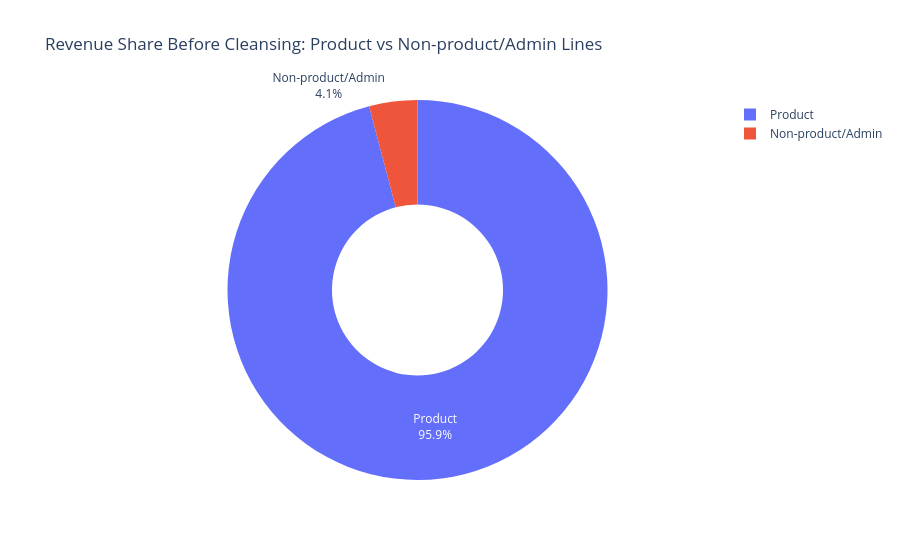
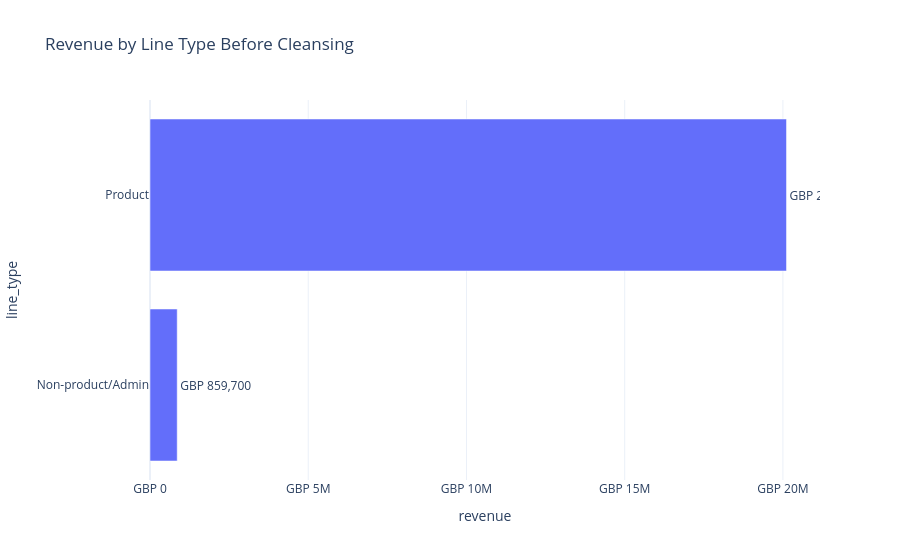

These figures' notebook cell, in order:
### Code cell
fig = px.pie(
    line_type_summary,
    names="line_type",
    values="revenue",
    title="Revenue Share Before Cleansing: Product vs Non-product/Admin Lines",
    hole=0.45,
    template=PLOTLY_TPL,
)
fig.update_traces(textinfo="label+percent", hovertemplate="%{label}<br>Revenue: GBP %{value:,.0f}<extra></extra>")
fig.show()

fig = px.bar(
    line_type_summary.sort_values("revenue"),
    x="revenue",
    y="line_type",
    orientation="h",
    text=line_type_summary.sort_values("revenue")["revenue"].map(lambda x: f"GBP {x:,.0f}"),
    title="Revenue by Line Type Before Cleansing",
    template=PLOTLY_TPL,
)
fig.update_traces(textposition="outside")
fig.update_xaxes(tickprefix="GBP ")
fig.show()

### Figure 1 — Plotly figure (JSON) as saved in the notebook; plotly's stock layout.template omitted (floating-point values rounded to 4 significant figures)
{"data": [{"domain": {"x": [0.0, 1.0], "y": [0.0, 1.0]}, "hole": 0.45, "hovertemplate": "%{label}<br>Revenue: GBP %{value:,.0f}<extra></extra>", "labels": ["Non-product/Admin", "Product"], "legendgroup": "", "name": "", "showlegend": true, "textinfo": "label+percent", "type": "pie", "values": [859700.0, 20110000.0]}], "layout": {"legend": {"tracegroupgap": 0}, "title": {"text": "Revenue Share Before Cleansing: Product vs Non-product/Admin Lines"}}}

### Figure 2 — Plotly figure (JSON) as saved in the notebook; plotly's stock layout.template omitted (floating-point values rounded to 4 significant figures)
{"data": [{"hovertemplate": "revenue=%{x}<br>line_type=%{y}<br>text=%{text}<extra></extra>", "legendgroup": "", "marker": {"color": "#636efa", "pattern": {"shape": ""}}, "name": "", "orientation": "h", "showlegend": false, "text": ["GBP 859,700", "GBP 20,112,894"], "textposition": "outside", "type": "bar", "x": [859700.0, 20110000.0], "xaxis": "x", "y": ["Non-product/Admin", "Product"], "yaxis": "y"}], "layout": {"barmode": "relative", "legend": {"tracegroupgap": 0}, "title": {"text": "Revenue by Line Type Before Cleansing"}, "xaxis": {"anchor": "y", "domain": [0.0, 1.0], "tickprefix": "GBP ", "title": {"text": "revenue"}}, "yaxis": {"anchor": "x", "domain": [0.0, 1.0], "title": {"text": "line_type"}}}}
